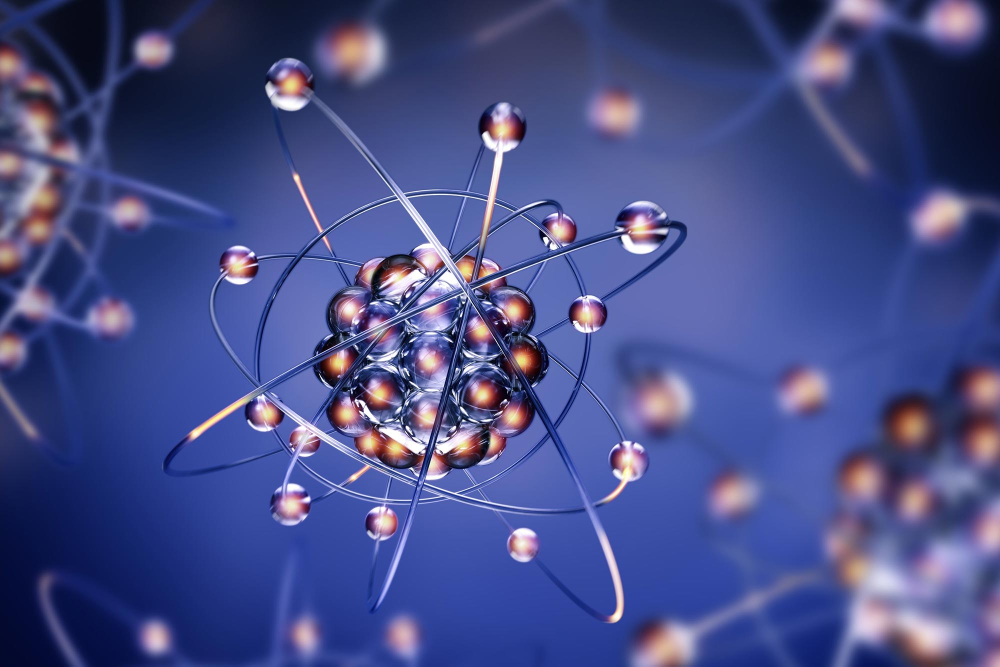
#> input picture histogram/sample.jpg, 2000 x 1333 px (shown at 1/2 size)
$ python histogramGS.py
#> lines starting #> are read from the running program, lines starting #| are printed output that depends on the picture
from turtle import color
import cv2 as cv
import numpy as np
import matplotlib.pyplot as plt

sample = cv.imread('./sample.jpg')
#> sample is the input picture: shape (1333, 2000, 3); mean B, G, R 135.3, 78, 70.9

img = cv.resize(sample, (852, 480), interpolation=cv.INTER_AREA)
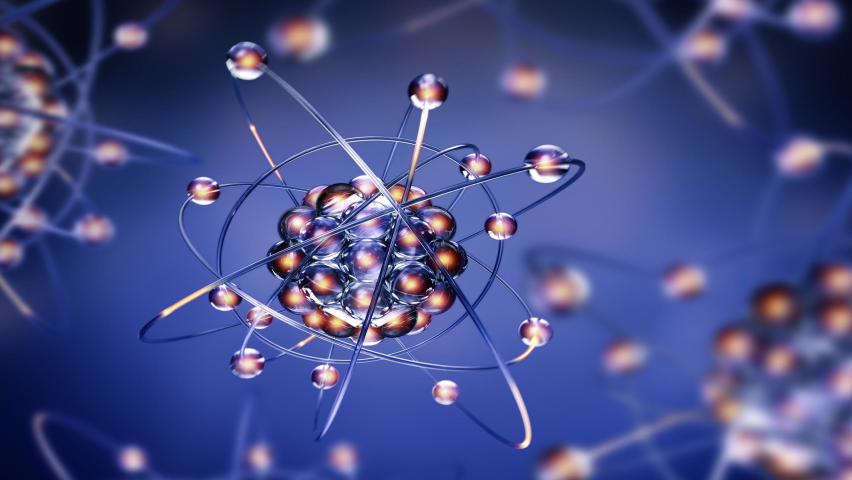
#> img: shape (480, 852, 3); mean B, G, R 135.3, 78, 70.9

# Convert to Grayscale
b = img[:,:,0]
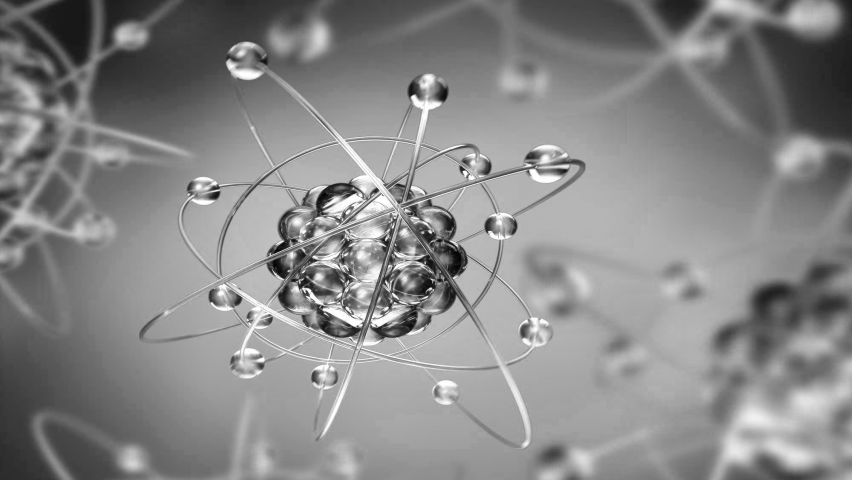
#> b: shape (480, 852); min 2, max 255, mean 135.3
g = img[:,:,1]
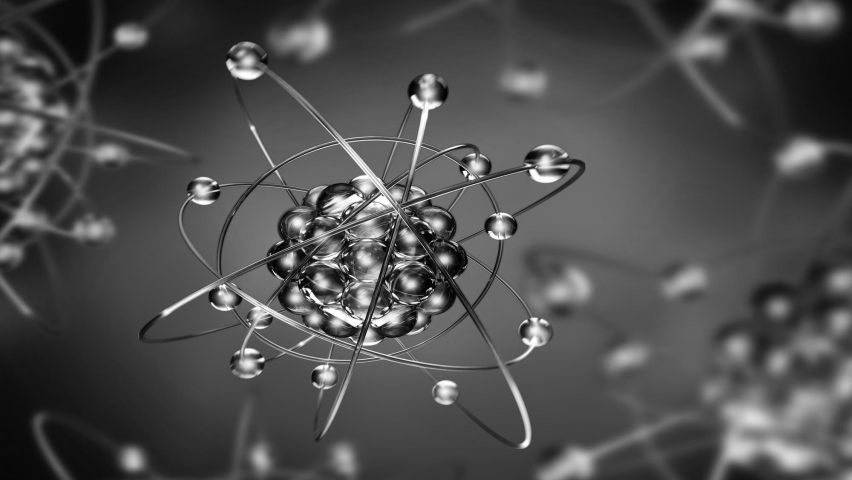
#> g: shape (480, 852); min 1, max 255, mean 78
r = img[:,:,2]
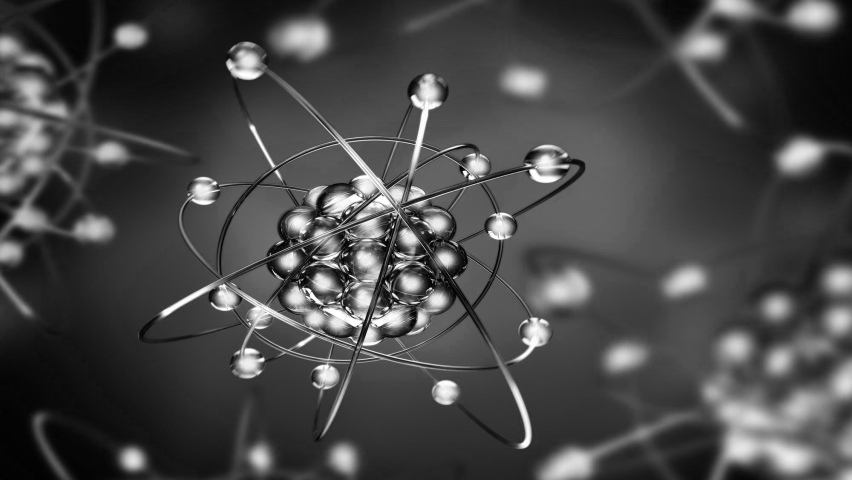
#> r: shape (480, 852); min 0, max 255, mean 70.9

# save amount of row and column
row_len = len(img)
#> row_len = 480
col_len = len(img[0])
#> col_len = 852

# Noob Convert/Mathematical
# img_gray = np.zeros((row_len, col_len))
# for row in range(row_len):
#     for col in range(col_len):
#         # worst grayscale
#         # gray[row, col] = round((r[row, col] + g[row, col] + b[row, col]) / 3)
#         # best grayscale
#         img_gray[row, col] = round(0.299 * r[row, col] + 0.587 * g[row, col] + 0.114 * b[row, col])

# # Convert integer from array to unsigned integer for remove bug on matrix image
# img_gray = img_gray.astype(np.uint8)

# Pro Convert
img_gray = cv.cvtColor(img, cv.COLOR_BGR2GRAY)

#! Create Histogram GS

# Create 256 row using zeros
gs_plot = np.zeros((256))

# know pixel and add pixel to plot
for gsRow in range(row_len):
    for gsCol in range(col_len):
        pixel = img_gray[gsRow, gsCol]

        gs_plot[pixel] += 1 / (row_len * col_len)
#> after the loop, gs_plot = 256 values, max 0.0131 at index 73, min 0 at index 0, mean 0.00391

# show histogram
plt.xlabel("Value")
plt.ylabel("Probability")
cv.imshow('sample', img_gray)
plt.plot(gs_plot, color = (0.5, 0.5, 0.5))
plt.show()
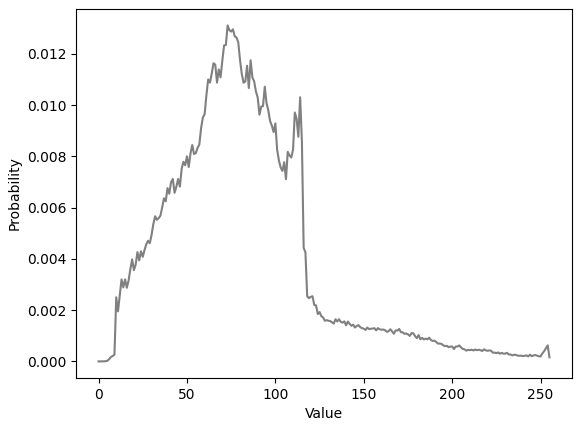
#> figure drawn by matplotlib, 1 panel; curve peaks at x = 73, y = 0.0131


# cv.imshow('sample', img)
cv.waitKey(0)
cv.destroyAllWindows()
